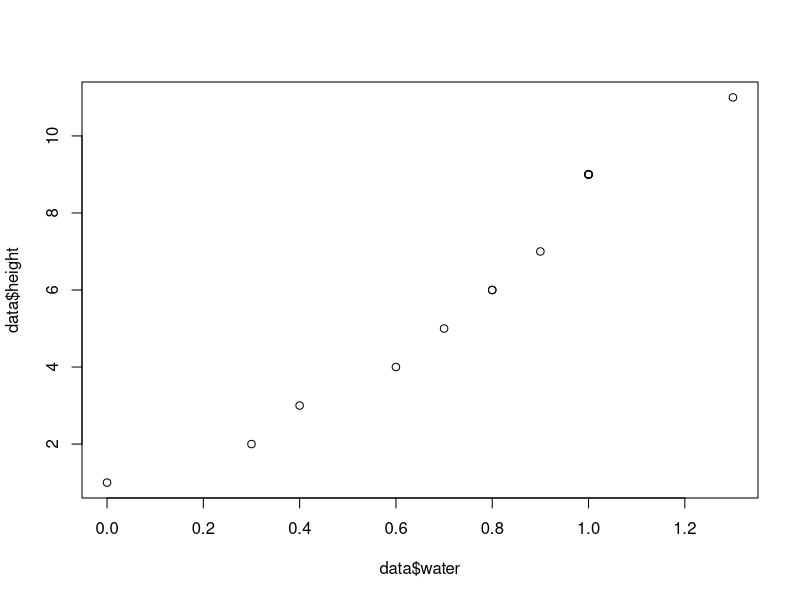
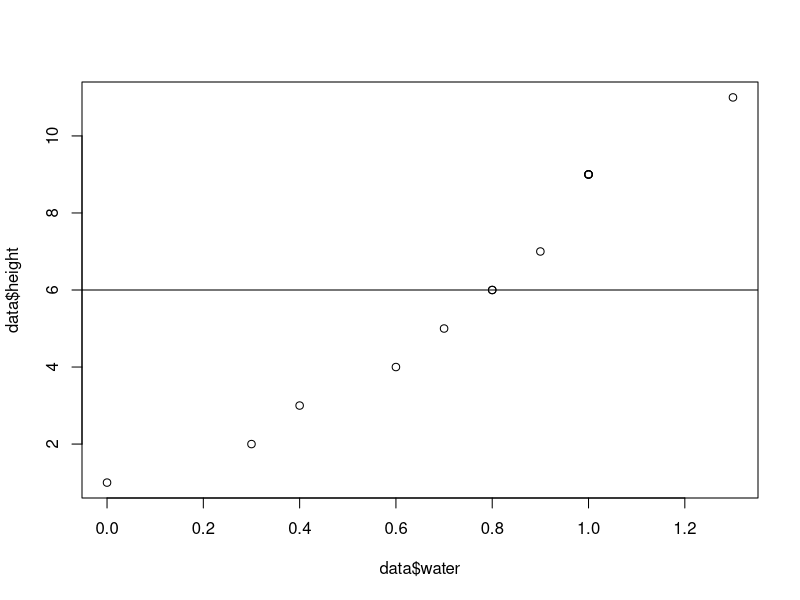
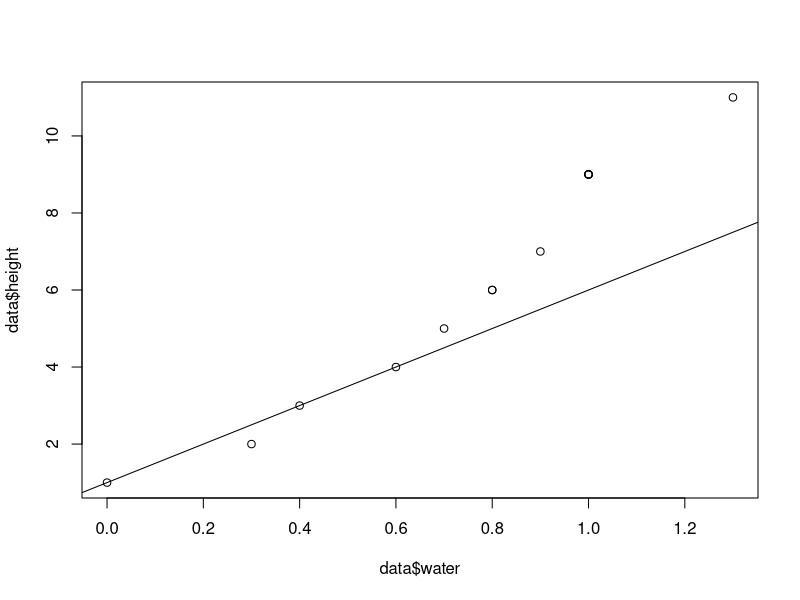
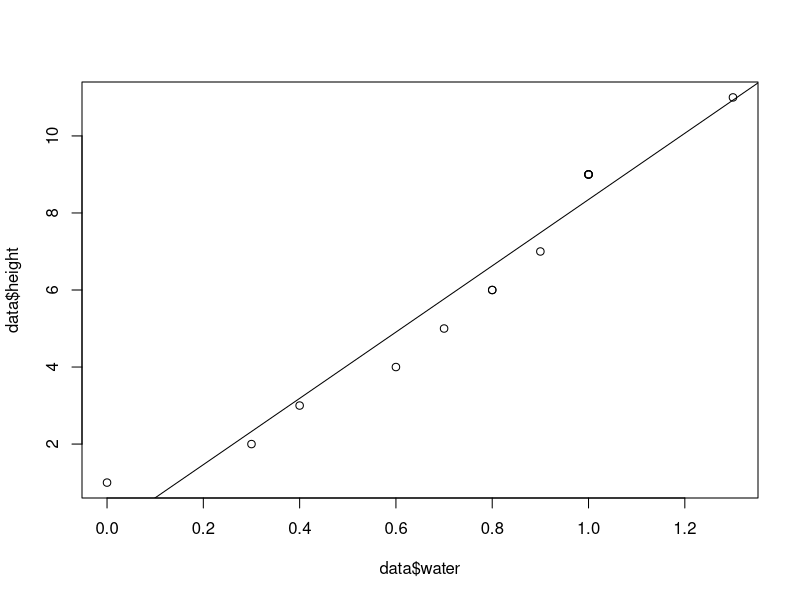
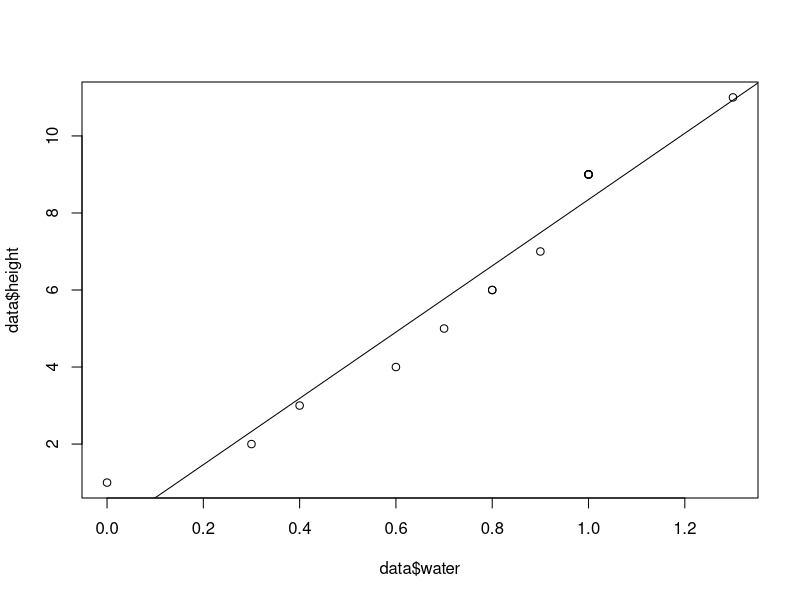
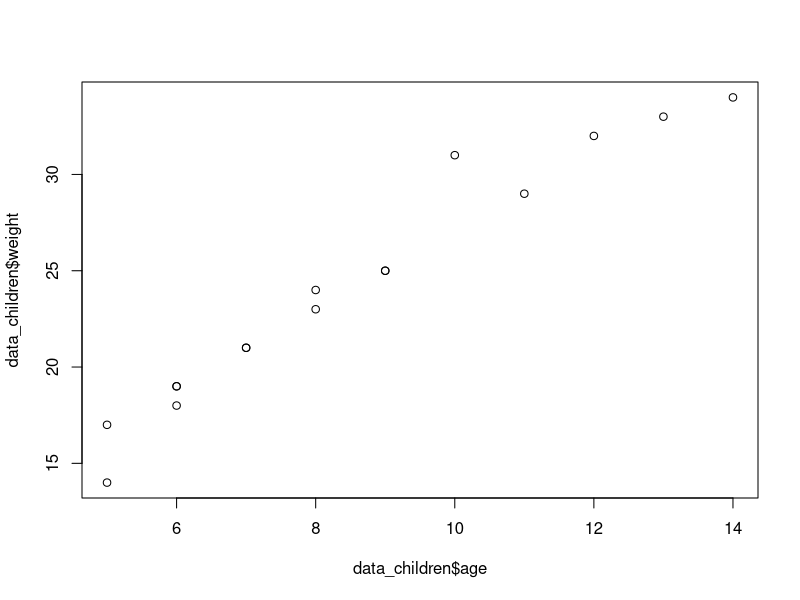
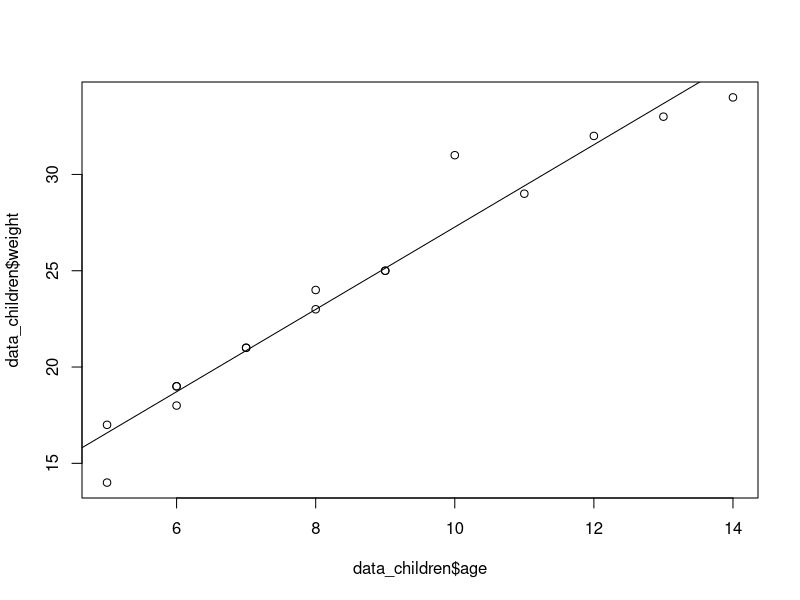

Write R code to recreate these figures, in order.
### LINEAR REGRESSION ###
## ##
# (you can use hashtags for comments)
## the formula for linear regression:
# y = a + bx
# where y is the value of the outcome variable
# a (called the intercept) is the value of y when x = 0
# b (called the slope) is the rate of change of y over x
# and x is the value of the predictor variable

# a simple scenario - how much the height of a plant
# depends on how much water it gets
height <- c(1, 2, 3, 4, 5, 6, 6, 7, 9, 9, 9, 9, 11)
water <- c(0, 0.3, 0.4, 0.6, 0.7, 0.8, 0.8, 0.9, 1.0, 1.0, 1.0, 1.0, 1.3)
data <- cbind(height, water) #cbind - bind by columns
data <- as.data.frame(data) # change table to a dataframe
data
data$height
data$water
plot(data$height ~ data$water)

# the aim of linear regression is to find a straight line that characterises
# the relationship between x and y
plot(data$height ~ data$water)
abline(h = 6)
# not the best line, right? (by the way, it assumes no relationship)
plot(data$height ~ data$water)
abline(coef = c(1, 5))
# I'm just tryig to eyeball the relationship (first argument of coef is intercept, the second is the slope)
# but it's just guessing - it is not data-driven
# this is where regression can step in :)
## this is called "model fitting": we fit a model to data
simple_model <- lm(data$height ~ data$water) 
# we predict that water affects the height of plants
## the syntax of lm is the following:
# on the left side of ~ you provide y
# on the right side of ~ you provide x
# once we fit a model, we can summarise it to show results
summary(simple_model)
# intercept - what is the predicted height when you do not water the plant 
# (it's negative, so it does not make too much sense)
# we will learn what to do about it later on
# water - our "x" - predictor variable - how it affects height if we add 1 water
# std error - the dispersion of observations from the regression line
# t-value helps in estimating p, so we can ignore it :)
# p value determines the significance of the predictor (is it different from 0)

# we can also fit a regression line to the plot
# you can do it in two ways: using abline and coefficients from the model

plot(data$height ~ data$water)
abline(coef=c(-0.2546, 8.6031))

plot(data$height ~ data$water)
# or by fitting the model itself
abline(simple_model)

# let's check what happens if we put values from the model into the formula
plant_height_1 = -0.2546 + 8.6031 * 1 # what is the predicted height if you add exactly 1 water
#y = a + bx
plant_height_1

plant_height_08 = -0.2546 + 8.6031 * 0.8
plant_height_08
data

# as you can see, there is some error (standard error from the regression line)
# but this is normal! 
# You want a predictive engine, not a line that exactly fits every observation in the data
# modelling is about characterising some general properties of 
# the relationship between x and y
# "All models are wrong, but some are useful" George Box.


### PRACTICE ###
## let's try to predict the relationship between a child's age and their weight
age <- c(5, 5, 6, 6, 6, 7, 7, 8, 8, 9, 9, 10, 11, 12, 13, 14)
weight <- c(14, 17, 19, 18, 19, 21, 21, 23, 24, 25, 25, 31, 29, 32, 33, 34)
## join the two vectors into a table
# your code goes here

data_children <- cbind(age, weight)
data_children <- as.data.frame(data_children)
data_children
## transform the table into a dataframe 
# your code goes here

## plot the data
plot(data_children$weight ~ data_children$age)
# your code goes here

## fit a model to the data, summarise and interpret it
children_model <- lm(weight ~ age, data = data_children)
summary(children_model)
# your code goes here
# your code goes here

## fit a regression line to the plotted data
plot(data_children$weight ~ data_children$age)
abline(children_model)
